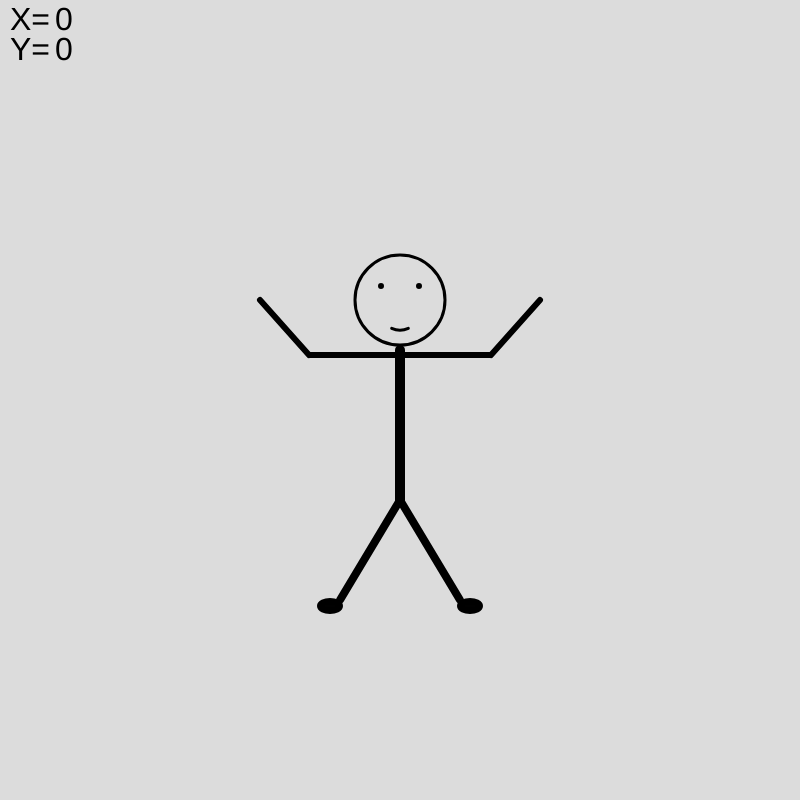
Frame 1 (no input)
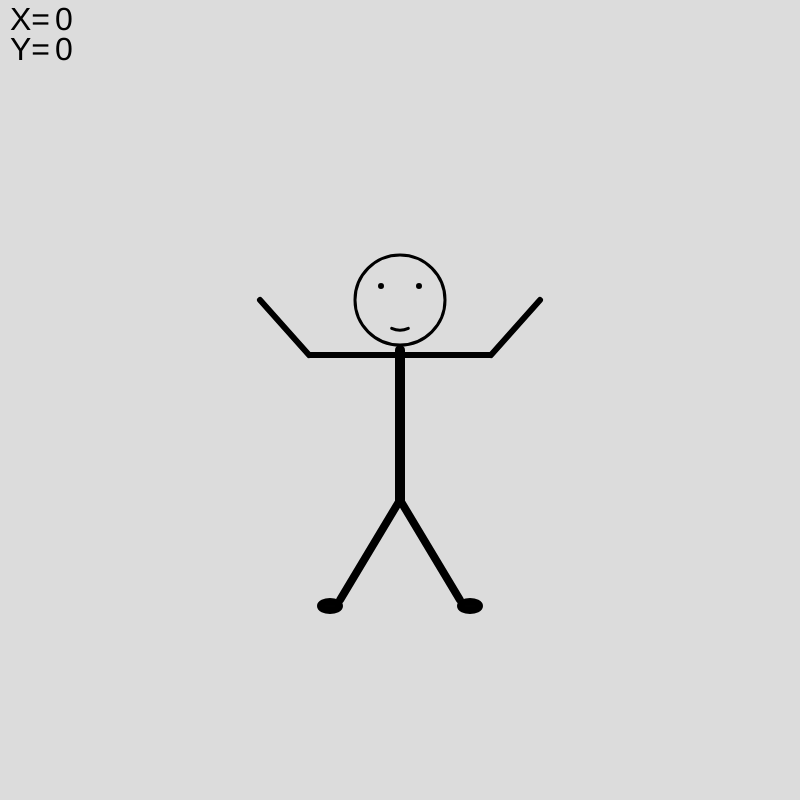
Frame 60 (no input)
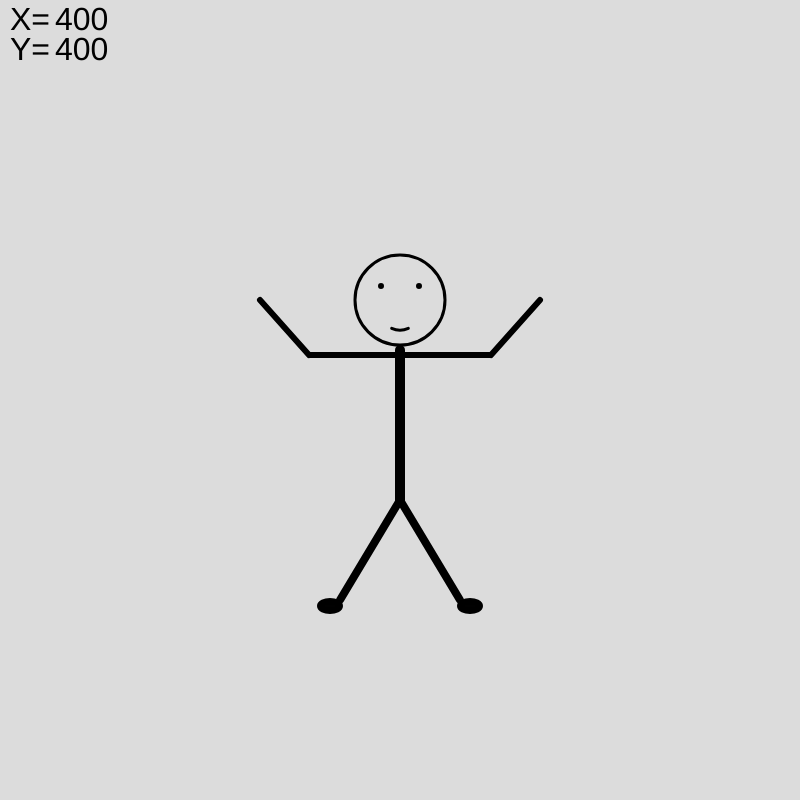
Frame 120 (the mouse pressed at the canvas centre since frame 60)

The p5.js sketch that drew these frames (run headless with seeded random() and noise() and a simulated clock; from frame 60 on, the mouse is pressed at the canvas centre):

// p5.js sketch
// ── sketch.js
function setup() {
  createCanvas(800, 800);
  Training=1;
}

function draw() {
  background(220);
  textSize(32);
  text('X=', 10, 30);
  text(mouseX, 55, 30);
  text('Y=', 10, 60);
  text(mouseY, 55, 60);
  noFill();
 
  strokeWeight(10);
  Torso=line(400, 350, 400, 500);
 
  strokeWeight(8);
  Leg1=line(400, 500, 340, 600);
  Leg2=line(400, 500, 460, 600);
 
  strokeWeight(6);
  UpperArm1=line(400, 355, 310, 355);
  UpperArm2=line(400, 355, 490, 355);
  LowerArm1=line(309, 355, 260, 300);
  LowerArm2=line(491, 355, 540, 300);
 
  fill(1);
  Foot1=ellipse(330, 606, 20, 10);
  Foot2=ellipse(470, 606, 20, 10);
 
  noFill();
  strokeWeight(3);
  Head=circle(400, 300, 90);
  fill(1);
  Eye1=circle(381, 286, 3);
  Eye2=circle(419, 286, 3);
  noFill();
  Mouth=arc(400, 320, 30, 20, QUARTER_PI, QUARTER_PI*3);
  fill(1);
  Biceps1=ellipse(355, 355, 35, Training);
  Biceps2=ellipse(445, 355, 35, Training);
}
 function mousePressed(){
   Training +=1;
 }
